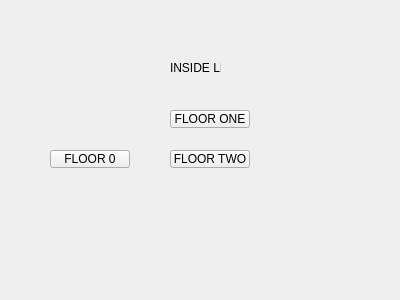
<?xml version="1.0" encoding="UTF-8"?>
<ui version="4.0">
 <class>inside_lift</class>
 <widget class="QWidget" name="inside_lift">
  <property name="geometry">
   <rect>
    <x>0</x>
    <y>0</y>
    <width>400</width>
    <height>300</height>
   </rect>
  </property>
  <property name="windowTitle">
   <string>Form</string>
  </property>
  <widget class="QLabel" name="label">
   <property name="geometry">
    <rect>
     <x>170</x>
     <y>60</y>
     <width>51</width>
     <height>16</height>
    </rect>
   </property>
   <property name="text">
    <string>INSIDE LIFT</string>
   </property>
  </widget>
  <widget class="QPushButton" name="pushButton">
   <property name="geometry">
    <rect>
     <x>170</x>
     <y>110</y>
     <width>80</width>
     <height>18</height>
    </rect>
   </property>
   <property name="text">
    <string>FLOOR ONE</string>
   </property>
  </widget>
  <widget class="QPushButton" name="pushButton_2">
   <property name="geometry">
    <rect>
     <x>170</x>
     <y>150</y>
     <width>80</width>
     <height>18</height>
    </rect>
   </property>
   <property name="text">
    <string>FLOOR TWO</string>
   </property>
  </widget>
  <widget class="QPushButton" name="pushButton_3">
   <property name="geometry">
    <rect>
     <x>50</x>
     <y>150</y>
     <width>80</width>
     <height>18</height>
    </rect>
   </property>
   <property name="text">
    <string>FLOOR 0</string>
   </property>
  </widget>
 </widget>
 <resources/>
 <connections/>
</ui>
